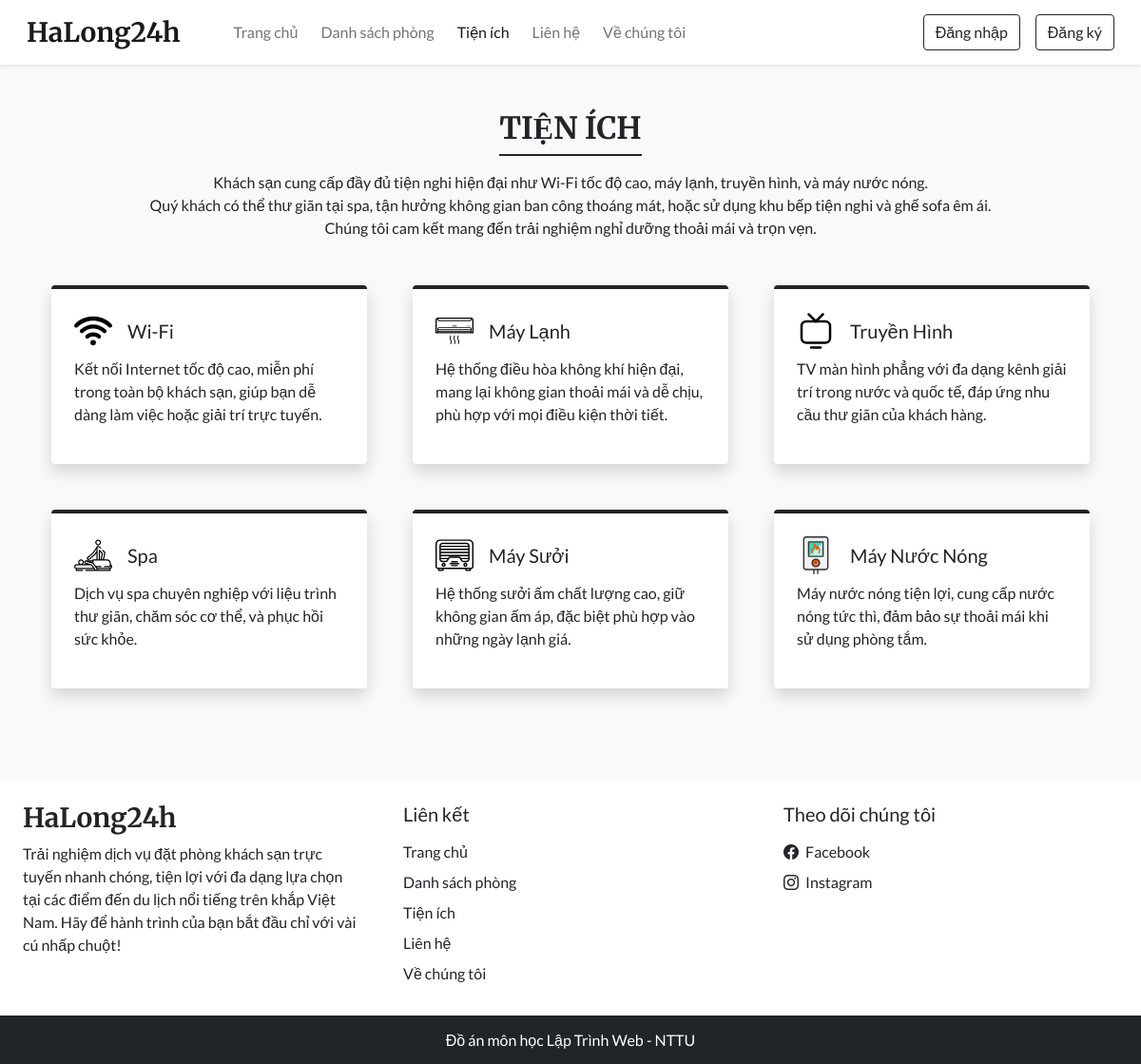
Screenshot of /facilities.php with the database file from the repository.
### tables this page shows
CREATE TABLE `settings` (
  `sr_no` int(11) NOT NULL,
  `site_title` varchar(50) NOT NULL,
  `site_about` varchar(250) NOT NULL,
  `shutdown` tinyint(1) NOT NULL
);

CREATE TABLE `facilities` (
  `id` int(11) NOT NULL,
  `icon` varchar(100) NOT NULL,
  `name` varchar(50) NOT NULL,
  `description` varchar(250) NOT NULL
);

### admin/inc/db_config.php (called while the page is built, shortened)
<?php
function selectAll($table)
{
  $con = $GLOBALS['con'];
  $res = mysqli_query($con, "SELECT * FROM $table");
  return $res;
}
function select($sql, $values, $datatypes)
{
  $con = $GLOBALS['con'];
  if ($stmt = mysqli_prepare($con, $sql)) {
    mysqli_stmt_bind_param($stmt, $datatypes, ...$values);
    if (mysqli_stmt_execute($stmt)) {
      $res = mysqli_stmt_get_result($stmt);
      return $res;
    } else {
      mysqli_stmt_close($stmt);
      die("Query cannot be executed - Execute");
    }
  } else {
    die("Query cannot be executed - Select");
  }
}

### facilities.php (the view, shortened to what this page needs)
<!DOCTYPE html>
<html lang="en">
<head>
  <?php require('inc/links.php'); ?>
</head>
<body class="bg-light">
  <?php require('inc/header.php'); ?>
  <div class="my-5 px-4">
    <h2 class="fw-bold h-font text-center">TIỆN ÍCH</h2>
    <div class="h-line bg-dark"></div>
    <p class="text-center mt-3">
    Khách sạn cung cấp đầy đủ tiện nghi hiện đại như Wi-Fi tốc độ cao, máy lạnh, truyền hình, và máy nước nóng. <br>
    Quý khách có thể thư giãn tại spa, tận hưởng không gian ban công thoáng mát, hoặc sử dụng khu bếp tiện nghi và ghế sofa êm ái. <br>
    Chúng tôi cam kết mang đến trải nghiệm nghỉ dưỡng thoải mái và trọn vẹn.
    </p>
  </div>
  <div class="container">
    <div class="row">
      <?php
        $res = selectAll('facilities');
        $path = FACILITIES_IMG_PATH;
        while($row = mysqli_fetch_assoc($res)){
          echo<<<data
            <div class="col-lg-4 col-md-6 mb-5 px-4">
              <div class="bg-white rounded shadow p-4 border-top border-4 border-dark pop">
                <div class="d-flex align-items-center mb-2">
                  <img src="$path$row[icon]" width="40px">
                  <h5 class="m-0 ms-3">$row[name]</h5>
                </div>
                <p>$row[description]</p>
              </div>
            </div>
          data;
        }
      ?>
    </div>
  </div>
  <?php require('inc/footer.php'); ?>
</body>
</html>

### inc/header.php (shortened to what this page needs)
<nav id="nav-bar" class="navbar navbar-expand-lg navbar-light bg-white px-lg-3 py-lg-2 shadow-sm sticky-top">
  <div class="container-fluid">
    <a class="navbar-brand me-5 fw-bold fs-3 h-font" href="index.php"><?php echo $settings_r['site_title'] ?></a>
    <div class="collapse navbar-collapse" id="navbarSupportedContent">
      <ul class="navbar-nav me-auto mb-2 mb-lg-0">
        <li class="nav-item">
          <a class="nav-link me-2" href="index.php">Trang chủ</a>
        </li>
        <li class="nav-item">
          <a class="nav-link me-2" href="rooms.php">Danh sách phòng</a>
        </li>
        <li class="nav-item">
          <a class="nav-link me-2" href="facilities.php">Tiện ích</a>
        </li>
        <li class="nav-item">
          <a class="nav-link me-2" href="contact.php">Liên hệ</a>
        </li>
        <li class="nav-item">
          <a class="nav-link" href="about.php">Về chúng tôi</a>
        </li>
      </ul>
      <div class="d-flex">
        <?php
          if(isset($_SESSION['login']) && $_SESSION['login']==true)
          {
            $path = USERS_IMG_PATH;
            echo<<<data
              <div class="btn-group">
                <button type="button" class="btn btn-outline-dark shadow-none dropdown-toggle" data-bs-toggle="dropdown" data-bs-display="static" aria-expanded="false">
                  <img src="$path$_SESSION[uPic]" style="width: 25px; height: 25px;" class="me-1 rounded-circle">
                  $_SESSION[uName]
                </button>
                <ul class="dropdown-menu dropdown-menu-lg-end">
                  <li><a class="dropdown-item" href="profile.php">Hồ sơ cá nhân</a></li>
                  <li><a class="dropdown-item" href="bookings.php">Lịch sử đặt phòng</a></li>
                  <li><a class="dropdown-item" href="logout.php">Đăng xuất</a></li>
                </ul>
              </div>
            data;
          }
          else
          {
            echo<<<data
              <button type="button" class="btn btn-outline-dark shadow-none me-lg-3 me-2" data-bs-toggle="modal" data-bs-target="#loginModal">
                Đăng nhập
              </button>
              <button type="button" class="btn btn-outline-dark shadow-none" data-bs-toggle="modal" data-bs-target="#registerModal">
                Đăng ký
              </button>
            data;
          }
        ?>
      </div>
    </div>
  </div>
</nav>

### inc/footer.php (shortened to what this page needs)
<div class="container-fluid bg-white mt-5">
  <div class="row">
    <div class="col-lg-4 p-4">
      <h3 class="h-font fw-bold fs-3 mb-2"><?php echo $settings_r['site_title'] ?></h3>
      <p>
        <?php echo $settings_r['site_about'] ?>
      </p>
    </div>
    <div class="col-lg-4 p-4">
      <h5 class="mb-3">Liên kết</h5>
      <a href="index.php" class="d-inline-block mb-2 text-dark text-decoration-none">Trang chủ</a> <br>
      <a href="rooms.php" class="d-inline-block mb-2 text-dark text-decoration-none">Danh sách phòng</a> <br>
      <a href="facilities.php" class="d-inline-block mb-2 text-dark text-decoration-none">Tiện ích</a> <br>
      <a href="contact.php" class="d-inline-block mb-2 text-dark text-decoration-none">Liên hệ</a> <br>
      <a href="about.php" class="d-inline-block mb-2 text-dark text-decoration-none">Về chúng tôi</a>
    </div>
    <div class="col-lg-4 p-4">
      <h5 class="mb-3">Theo dõi chúng tôi</h5>
      <a href="<?php echo $contact_r['fb'] ?>" class="d-inline-block text-dark text-decoration-none mb-2">
        <i class="bi bi-facebook me-1"></i> Facebook
      </a><br>
      <a href="<?php echo $contact_r['insta'] ?>" class="d-inline-block text-dark text-decoration-none">
        <i class="bi bi-instagram me-1"></i> Instagram
      </a><br>
    </div>
  </div>
</div>
<h6 class="text-center bg-dark text-white p-3 m-0">Đồ án môn học Lập Trình Web - NTTU</h6>

### css/common.css (style rules this page uses)
:root { --teal: #2D6A4F; --teal_hover: #2D6A4F; }
* { font-family: 'Lato', sans-serif; }
.h-font { font-family: 'Merriweather', serif; }
.h-line { width: 150px; margin: 0 auto; height: 1.7px; }

### rows the page displays
settings: site_title "HaLong24h", site_about "Trải nghiệm dịch vụ đặt phòng khách sạn trực tuyến nhanh chóng, tiện lợi với đa dạng lựa chọn tại các điểm đến du lịch nổi tiếng trên khắp Việt Nam. Hãy để hành trình của bạn bắt đầu chỉ với vài cú nhấp chuột!"
facilities: icon (picture), name "Wi-Fi", description "Kết nối Internet tốc độ cao, miễn phí trong toàn bộ khách sạn, giúp bạn dễ dàng làm việc hoặc giải trí trực tuyến."
facilities: icon (picture), name "Máy Lạnh", description "Hệ thống điều hòa không khí hiện đại, mang lại không gian thoải mái và dễ chịu, phù hợp với mọi điều kiện thời tiết."
facilities: icon (picture), name "Truyền Hình", description "TV màn hình phẳng với đa dạng kênh giải trí trong nước và quốc tế, đáp ứng nhu cầu thư giãn của khách hàng."
facilities: icon (picture), name "Spa", description "Dịch vụ spa chuyên nghiệp với liệu trình thư giãn, chăm sóc cơ thể, và phục hồi sức khỏe."
facilities: icon (picture), name "Máy Sưởi", description "Hệ thống sưởi ấm chất lượng cao, giữ không gian ấm áp, đặc biệt phù hợp vào những ngày lạnh giá."
facilities: icon (picture), name "Máy Nước Nóng", description "Máy nước nóng tiện lợi, cung cấp nước nóng tức thì, đảm bảo sự thoải mái khi sử dụng phòng tắm."
